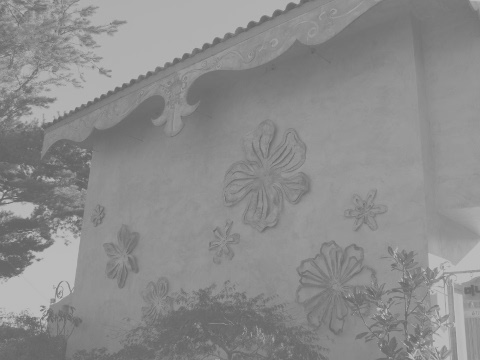
#> input picture day2/data/abnormal.jpg, 480 x 360 px
$ python normalizeEx.py
#> lines starting #> are read from the running program, lines starting #| are printed output that depends on the picture
import cv2
import numpy as np

img = cv2.imread('data/abnormal.jpg', cv2.IMREAD_GRAYSCALE)
#> img is the input picture: shape (360, 480); min 96, max 194, mean 140.1
img_f = img.astype(np.float32)

img_norm = ((img_f - img_f.min())) * 255 / (img_f.max() - img_f.min())
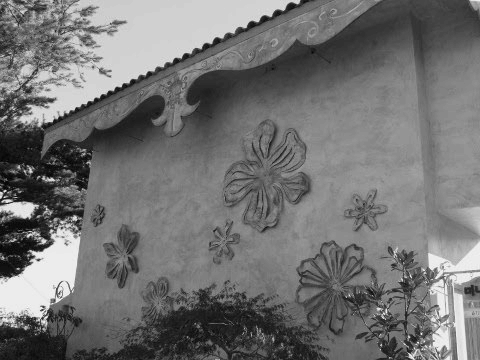
#> img_norm: shape (360, 480) float32; min 0, max 255, mean 114.7
img_norm = img_norm.astype(np.uint8)

img_norm2 = cv2.normalize(img, None, 0, 255, cv2.NORM_MINMAX)


hist = cv2.calcHist([img], [0], None, [256], [0,255])
#> hist = 256 values, max 6600 at index 145, min 0 at index 0, mean 675
hist_norm = cv2.calcHist([img_norm], [0], None, [256], [0,255])
#> hist_norm = 256 values, max 6600 at index 127, min 0 at index 1, mean 675
hist_norm2 = cv2.calcHist([img_norm2], [0], None, [256], [0,255])
#> hist_norm2 = 256 values, max 6600 at index 128, min 0 at index 1, mean 675

cv2.imshow('before', img)
cv2.imshow('img_norm', img_norm)
cv2.imshow('img_norm2', img_norm2)


import matplotlib.pyplot as plt
plt.figure(figsize=(10, 4))
imgs = {'before':hist, 'img_norm':hist_norm, 'img_norm2':hist_norm2}

for i, (title, im) in enumerate(imgs.items()):
    plt.subplot(1,3, i+1)
    plt.title(title)
    plt.plot(im)
#> this loop made 3 passes
#> title on passes 1 to 3: 'before', 'img_norm', 'img_norm2'
plt.tight_layout()
plt.show()
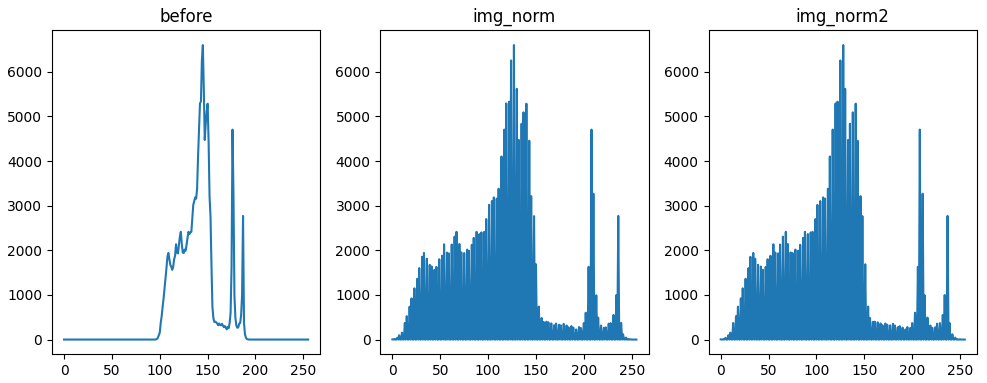
#> figure drawn by matplotlib, 3 panels; panel 1: curve peaks at x = 145, y = 6600; panel 2: curve peaks at x = 127, y = 6600; panel 3: curve peaks at x = 128, y = 6600

$ run again, with day2/data/drawing.jpg copied over day2/data/abnormal.jpg
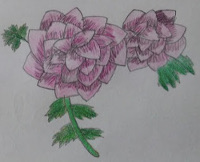
#> input picture day2/data/drawing.jpg, 200 x 162 px
#> `img_norm = ((img_f - img_f.min())) * 255 / (img_f.max() - img_f.min())`:
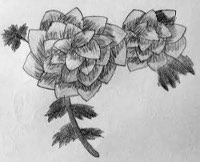
#> img_norm: shape (162, 200) float32; min 0, max 255, mean 179.3
#> hist = 256 values, max 1369 at index 154, min 0 at index 0, mean 126.6
#> hist_norm = 256 values, max 1369 at index 210, min 0 at index 2, mean 126.6
#> hist_norm2 = 256 values, max 1369 at index 211, min 0 at index 1, mean 126.6
#> the loop `for i, (title, im) in enumerate(imgs.items()):` made 3 passes
#> title on passes 1 to 3: 'before', 'img_norm', 'img_norm2'
#> `plt.show()`:
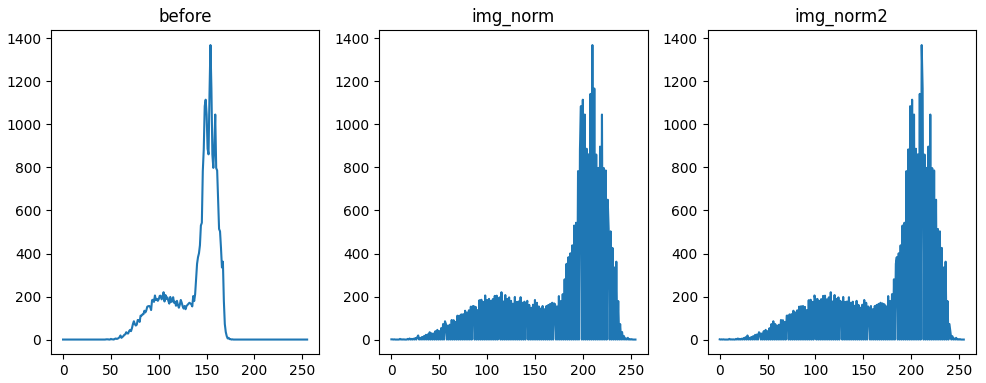
#> figure drawn by matplotlib, 3 panels; panel 1: curve peaks at x = 154, y = 1369; panel 2: curve peaks at x = 210, y = 1369; panel 3: curve peaks at x = 211, y = 1369
